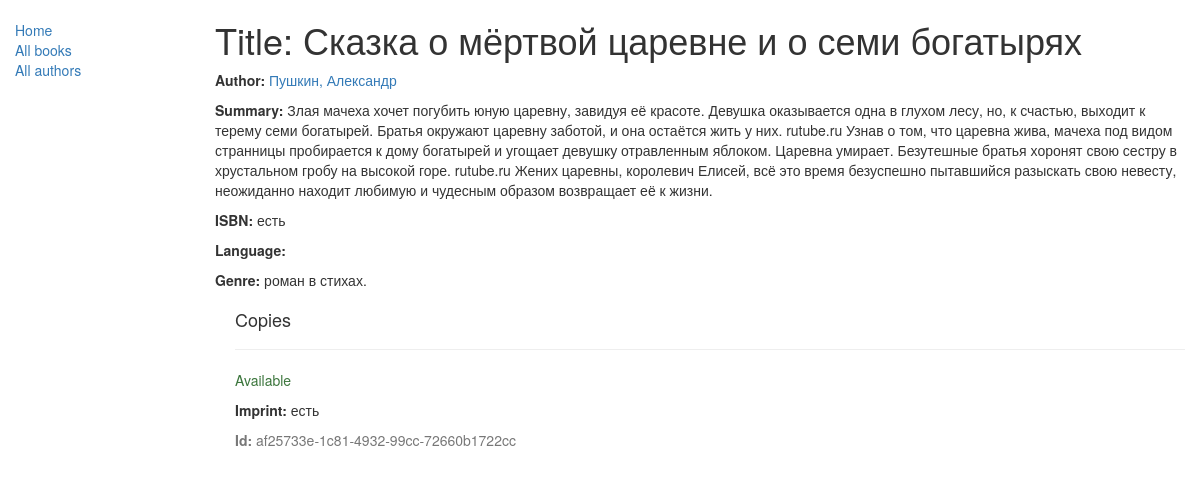
The page /catalog/book/5 on the database as committed earlier.
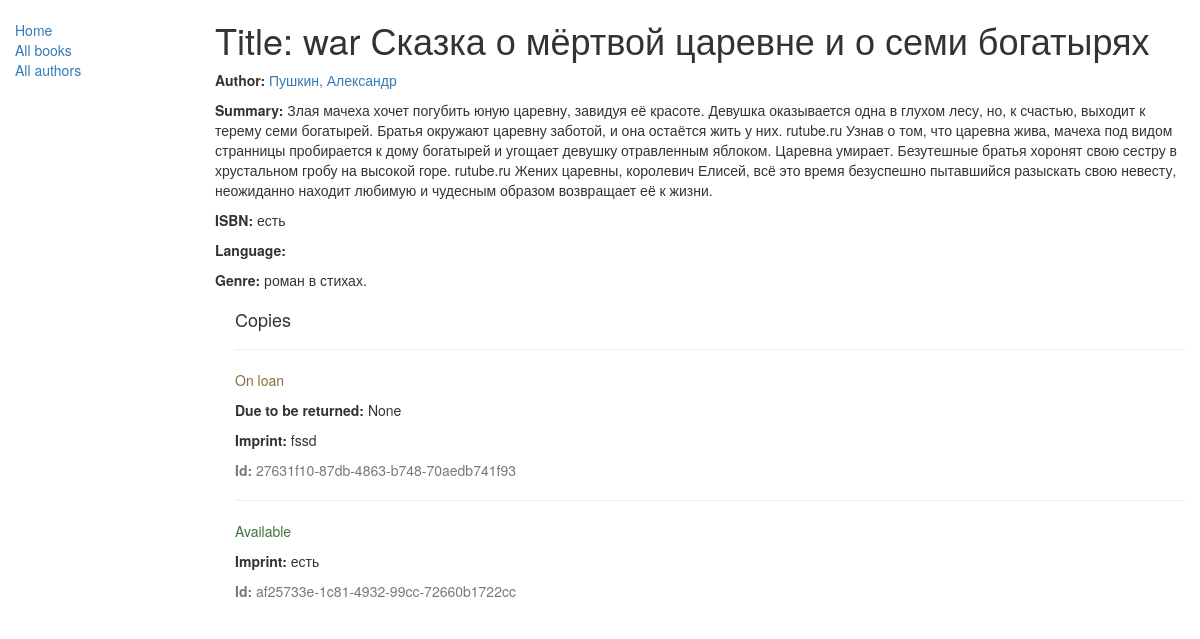
The same page on the database as committed later.
### catalog/models.py (models this page shows, shortened)
class Book(models.Model):
    title = models.CharField(max_length=200)
    author = models.ForeignKey('Author', on_delete=models.SET_NULL, null=True)
    summary = models.TextField(max_length=1000, help_text="Enter a brief description of the book")
    isbn = models.CharField('ISBN', max_length=13,
                            help_text='13 Character <a href="https://www.isbn-international.org/content/what-isbn">ISBN number</a>')
    genre = models.ManyToManyField(Genre, help_text="Select a genre for this book")
    def display_genre(self):
        """
        Creates a string for the Genre. This is required to display genre in Admin.
        """
        return ', '.join([genre.name for genre in self.genre.all()[:3]])
    display_genre.short_description = 'Genre'

class Genre(models.Model):
    name = models.CharField(max_length=200, help_text="Enter a book genre (e.g. Science Fiction, French Poetry etc.)")
    def __str__(self):
        return self.name

class BookInstance(models.Model):
    id = models.UUIDField(primary_key=True, default=uuid.uuid4,
                          help_text="Unique ID for this particular book across whole library")
    book = models.ForeignKey('Book', on_delete=models.SET_NULL, null=True)
    imprint = models.CharField(max_length=200)
    due_back = models.DateField(null=True, blank=True)
    LOAN_STATUS = (
        ('m', 'Maintenance'),
        ('o', 'On loan'),
        ('a', 'Available'),
        ('r', 'Reserved'),
    )
    status = models.CharField(max_length=1, choices=LOAN_STATUS, blank=True, default='m', help_text='Book availability')
    class Meta:
        ordering = ["due_back"]

class Author(models.Model):
    first_name = models.CharField(max_length=100)
    last_name = models.CharField(max_length=100)
    date_of_birth = models.DateField(null=True, blank=True)
    date_of_death = models.DateField('Died', null=True, blank=True)
    def __str__(self):
        return '%s, %s' % (self.last_name, self.first_name)
    class Meta:
        ordering = ['last_name']

### catalog/views.py (the view)
# urls.py: re_path(r'^book/(?P<pk>\d+)$', views.BookDetailView.as_view(), name='book-detail'),
class BookDetailView(generic.DetailView):
    model = Book

### catalog/templates/catalog/book_detail.html
{% extends "base_generic.html" %}
{% block content %}
  <h1>Title: {{ book.title }}</h1>
  <p><strong>Author:</strong> <a href="">{{ book.author }}</a></p>
  <p><strong>Summary:</strong> {{ book.summary }}</p>
  <p><strong>ISBN:</strong> {{ book.isbn }}</p>
  <p><strong>Language:</strong> {{ book.language }}</p>
  <p><strong>Genre:</strong> {% for genre in book.genre.all %} {{ genre }}{% if not forloop.last %}, {% endif %}{% endfor %}</p>
  <div style="margin-left:20px;margin-top:20px">
    <h4>Copies</h4>
    {% for copy in book.bookinstance_set.all %}
    <hr>
    <p class="{% if copy.status == 'a' %}
    text-success
    {% elif copy.status == 'd' %}text-danger{% else %}text-warning{% endif %}">{{ copy.get_status_display }}</p>
    {% if copy.status != 'a' %}<p><strong>Due to be returned:</strong> {{copy.due_back}}</p>{% endif %}
    <p><strong>Imprint:</strong> {{copy.imprint}}</p>
    <p class="text-muted"><strong>Id:</strong> {{copy.id}}</p>
    {% endfor %}
  </div>
{% endblock %}

Rows that differ between the two databases and show on the page:
changed Book "есть": title "Сказка о мёртвой царевне и о семи богатырях" → "war Сказка о мёртвой царевне и о семи богатырях"
added BookInstance: status "On loan", due_back "None", imprint "fssd", id "27631f10-87db-4863-b748-70aedb741f93"
